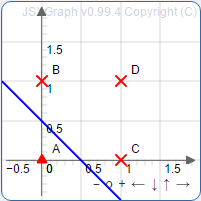
#> input picture VLabs Hosted Content/labs/exp1/images/SS1.png, 201 x 201 px, given in place of unnamed.jpg, which was not available
$ python test..py
#> lines starting #> are read from the running program, lines starting #| are printed output that depends on the picture; pictures that were not available may be replaced by others from this repository, and a replacement may not be noted
import numpy as np
import argparse
import cv2
import pytesseract
import sys
import os
import csv
from matplotlib import pyplot as plt
from PIL import Image
from PIL import ImageFilter
from PIL import ImageEnhance
import codecs

filename = "unnamed.jpg"
image = cv2.imread(filename)
#> image is the input picture: shape (201, 201, 3); mean B, G, R 245.7, 242.5, 242.8

gray = cv2.cvtColor(image, cv2.COLOR_BGR2GRAY)
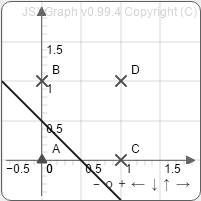
#> gray: shape (201, 201); min 0, max 255, mean 242.9
gray = cv2.bitwise_not(gray)
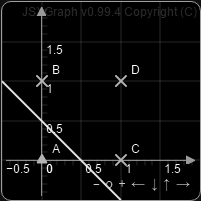
#> gray: shape (201, 201); min 0, max 255, mean 12.1

cv2.imshow(gray)
cv2.waitKey(1000)

$ run again, on VLabs Hosted Content/labs/exp1/images/SS2.PNG
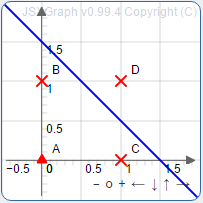
#> input picture VLabs Hosted Content/labs/exp1/images/SS2.PNG, 203 x 203 px, given in place of unnamed.jpg, which was not available
#> image is the input picture: shape (203, 203, 3); mean B, G, R 245.7, 241.1, 241.4
#> `gray = cv2.cvtColor(image, cv2.COLOR_BGR2GRAY)`:
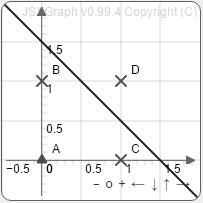
#> gray: shape (203, 203); min 0, max 255, mean 241.7
#> `gray = cv2.bitwise_not(gray)`:
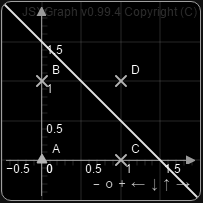
#> gray: shape (203, 203); min 0, max 255, mean 13.3
